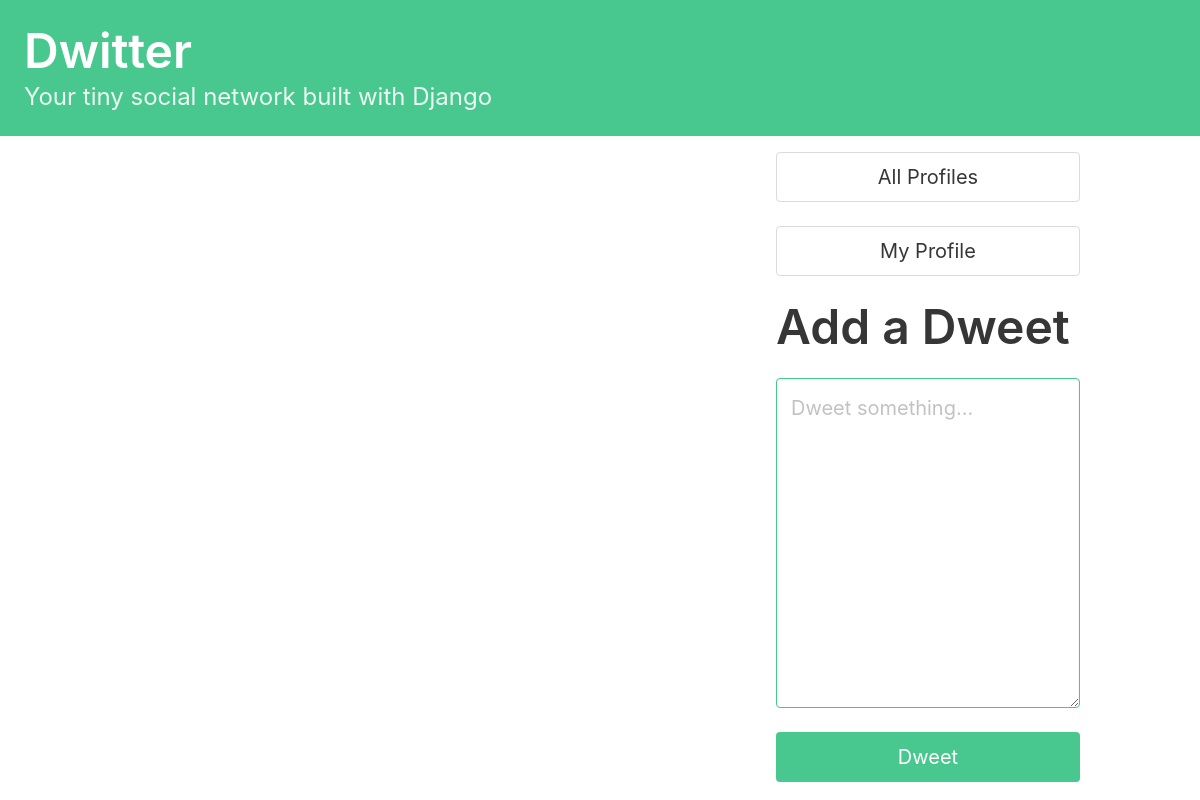
The app's page / (signed in), older data.
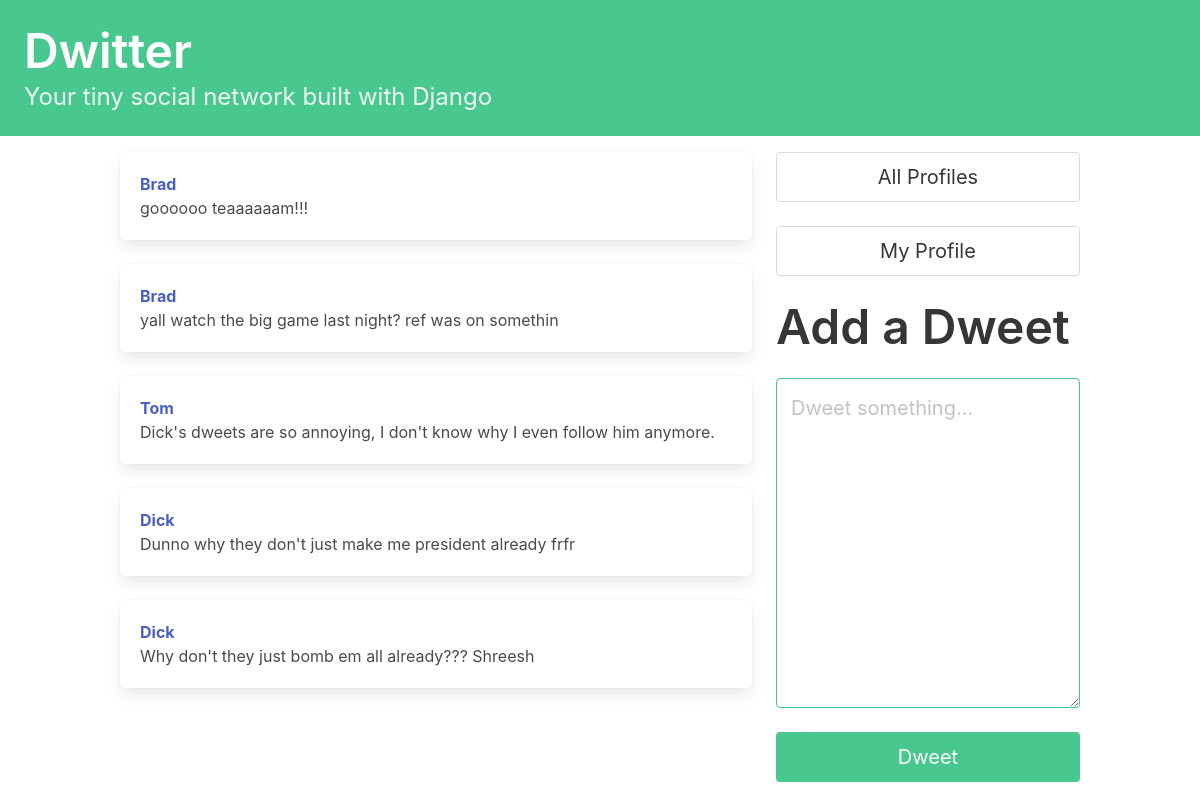
The same page, newer data.
### dwitter/models.py (models this page shows, shortened)
class Dweet(models.Model):
    user = models.ForeignKey(
        User, related_name="dweets", on_delete=models.DO_NOTHING
    )
    body = models.CharField(max_length=140)
    created_at = models.DateTimeField(auto_now_add=True)

### dwitter/views.py (the view)
# urls.py: path("", dashboard, name="dashboard"),
def dashboard(request):
    form = DweetForm(request.POST or None)
    if request.method == "POST":
        if form.is_valid():
            dweet = form.save(commit=False)
            dweet.user = request.user
            dweet.save()
            return redirect("dwitter:dashboard")
    followed_dweets = Dweet.objects.filter(user__profile__in=request.user.profile.follows.all()).order_by("-created_at")
    return render(request, "dwitter/dashboard.html", {"form": form, "dweets": followed_dweets},)

### dwitter/forms.py
class DweetForm(forms.ModelForm):
    body = forms.CharField(
        required=True,
        widget=forms.widgets.Textarea(
            attrs={
                "placeholder": "Dweet something...",
                "class": "textarea is-success is-medium",
            }
        ),
        label="",
    )
    class Meta:
        model = Dweet
        exclude = ("user", )

### dwitter/templates/dwitter/dashboard.html (shortened to what this page needs)
{% extends 'base.html' %}
{% block content %}
<div class="column is-two-thirds">
    {% for dweet in dweets %}
    <div class="box" style="word-wrap: anywhere;">
        <strong><a href="{% url 'dwitter:profile' dweet.user.profile.id %}">{{dweet.user.username}}</a></strong>
        <p> {{ dweet.body }}</p>
    </div>
    {% endfor %}
</div>
<div class="column is-one-third">
    <div class="block">
        <a href="{% url 'dwitter:profile_list' %}">
            <button class="button is-medium is-fullwidth">All Profiles</button>
        </a>
    </div>
    <div class="block">
        <a href="{% url 'dwitter:profile' user.profile.id %}">
            <button class="button is-medium is-fullwidth">My Profile</button>
        </a>
    </div>
    <div class="block">
        <h1 class="title is-1">Add a Dweet</h1>
    </div>
    <div class="block">
        <form method="post">
            {{ form.as_p }}
            <button class="button is-success is-fullwidth is-medium mt-5"
                    type="submit">Dweet
            </button>
        </form>
    </div>
</div>
{% endblock content %}

Row changes from the older to the newer data that the page shows:
added Dweet: user.username "Brad", body "goooooo teaaaaaam!!!"
added Dweet: user.username "Brad", body "yall watch the big game last night? ref was on somethin"
added Dweet: user.username "Tom", body "Dick's dweets are so annoying, I don't know why I even follow him anymore."
added Dweet: user.username "Dick", body "Dunno why they don't just make me president already frfr"
added Dweet: user.username "Dick", body "Why don't they just bomb em all already??? Shreesh"
